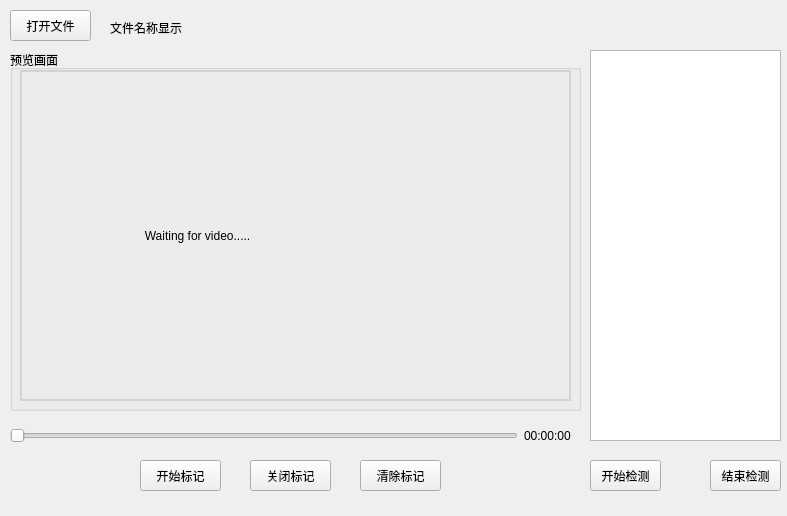
<?xml version="1.0" encoding="UTF-8"?>
<ui version="4.0">
 <class>train_window</class>
 <widget class="QWidget" name="train_window">
  <property name="geometry">
   <rect>
    <x>0</x>
    <y>0</y>
    <width>787</width>
    <height>516</height>
   </rect>
  </property>
  <property name="minimumSize">
   <size>
    <width>750</width>
    <height>500</height>
   </size>
  </property>
  <property name="maximumSize">
   <size>
    <width>800</width>
    <height>600</height>
   </size>
  </property>
  <property name="windowTitle">
   <string>Form</string>
  </property>
  <widget class="QPushButton" name="btn_select">
   <property name="geometry">
    <rect>
     <x>10</x>
     <y>10</y>
     <width>81</width>
     <height>31</height>
    </rect>
   </property>
   <property name="layoutDirection">
    <enum>Qt::LeftToRight</enum>
   </property>
   <property name="text">
    <string>打开文件</string>
   </property>
   <property name="autoRepeatDelay">
    <number>311</number>
   </property>
  </widget>
  <widget class="QPushButton" name="btn_play_pause">
   <property name="geometry">
    <rect>
     <x>590</x>
     <y>460</y>
     <width>71</width>
     <height>31</height>
    </rect>
   </property>
   <property name="layoutDirection">
    <enum>Qt::LeftToRight</enum>
   </property>
   <property name="text">
    <string>开始检测</string>
   </property>
   <property name="autoRepeatDelay">
    <number>311</number>
   </property>
  </widget>
  <widget class="QPushButton" name="tag">
   <property name="geometry">
    <rect>
     <x>140</x>
     <y>460</y>
     <width>81</width>
     <height>31</height>
    </rect>
   </property>
   <property name="layoutDirection">
    <enum>Qt::LeftToRight</enum>
   </property>
   <property name="text">
    <string>开始标记</string>
   </property>
   <property name="autoRepeatDelay">
    <number>311</number>
   </property>
  </widget>
  <widget class="QGroupBox" name="groupBox">
   <property name="geometry">
    <rect>
     <x>10</x>
     <y>50</y>
     <width>571</width>
     <height>361</height>
    </rect>
   </property>
   <property name="title">
    <string>预览画面</string>
   </property>
   <widget class="QLabel" name="view">
    <property name="geometry">
     <rect>
      <x>10</x>
      <y>20</y>
      <width>551</width>
      <height>331</height>
     </rect>
    </property>
    <property name="styleSheet">
     <string notr="true">border:2px solid lightgray</string>
    </property>
    <property name="text">
     <string>                                    Waiting for video.....</string>
    </property>
   </widget>
  </widget>
  <widget class="QWidget" name="horizontalLayoutWidget">
   <property name="geometry">
    <rect>
     <x>10</x>
     <y>420</y>
     <width>561</width>
     <height>31</height>
    </rect>
   </property>
   <layout class="QHBoxLayout" name="horizontalLayout">
    <item>
     <widget class="QSlider" name="sld_duration">
      <property name="orientation">
       <enum>Qt::Horizontal</enum>
      </property>
     </widget>
    </item>
    <item>
     <widget class="QLabel" name="lab_duration">
      <property name="text">
       <string>00:00:00</string>
      </property>
     </widget>
    </item>
   </layout>
  </widget>
  <widget class="QPushButton" name="clear">
   <property name="geometry">
    <rect>
     <x>360</x>
     <y>460</y>
     <width>81</width>
     <height>31</height>
    </rect>
   </property>
   <property name="layoutDirection">
    <enum>Qt::LeftToRight</enum>
   </property>
   <property name="text">
    <string>清除标记</string>
   </property>
   <property name="autoRepeatDelay">
    <number>311</number>
   </property>
  </widget>
  <widget class="QPushButton" name="pushButton_stop">
   <property name="geometry">
    <rect>
     <x>710</x>
     <y>460</y>
     <width>71</width>
     <height>31</height>
    </rect>
   </property>
   <property name="text">
    <string>结束检测</string>
   </property>
  </widget>
  <widget class="QLabel" name="LabCurMedia">
   <property name="geometry">
    <rect>
     <x>110</x>
     <y>20</y>
     <width>441</width>
     <height>16</height>
    </rect>
   </property>
   <property name="text">
    <string>文件名称显示</string>
   </property>
  </widget>
  <widget class="QListWidget" name="listWidget">
   <property name="geometry">
    <rect>
     <x>590</x>
     <y>50</y>
     <width>191</width>
     <height>391</height>
    </rect>
   </property>
  </widget>
  <widget class="QPushButton" name="not_tag">
   <property name="geometry">
    <rect>
     <x>250</x>
     <y>460</y>
     <width>81</width>
     <height>31</height>
    </rect>
   </property>
   <property name="layoutDirection">
    <enum>Qt::LeftToRight</enum>
   </property>
   <property name="text">
    <string>关闭标记</string>
   </property>
   <property name="autoRepeatDelay">
    <number>311</number>
   </property>
  </widget>
 </widget>
 <resources/>
 <connections/>
</ui>
